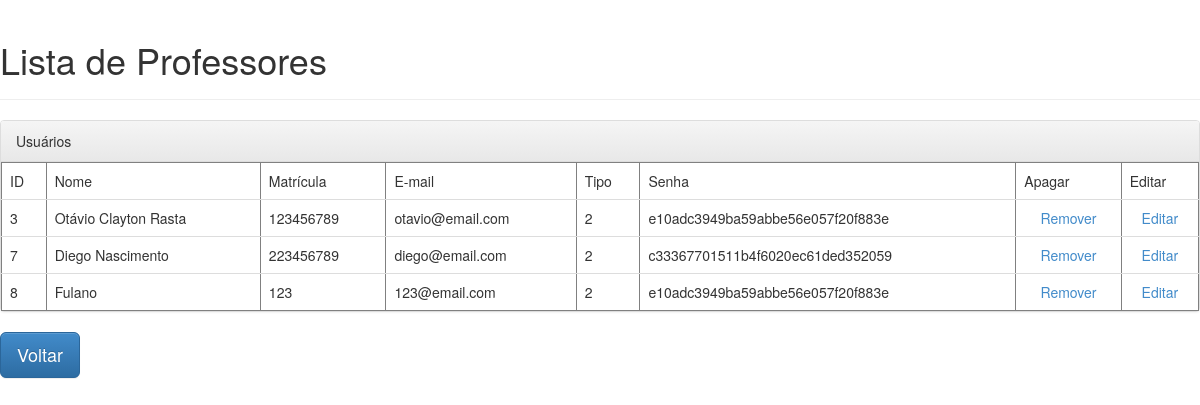
/lista_professor, run on the app's committed database.
### projeto/models.py (models this page shows, shortened)
class Usuario(db.Model):
	__tablename__ = 'usuario'
	_id = db.Column(db.Integer, primary_key=True, autoincrement=True)
	usuario = db.Column(db.String(50), unique=True)
	matricula = db.Column(db.String, unique=True)
	email = db.Column(db.String, unique=True)
	senha = db.Column(db.String(32))
	role = db.Column(db.Integer)
	ativo = db.Column(db.Boolean)

### projeto/views/home.py (the view)
@home.route("/lista_professor")
def lista_professor():
	usuarios = Usuario.query.filter(Usuario.role==2)
	return render_template("home/lista_professor.html", usuarios=usuarios)

### projeto/templates/home/lista_professor.html (shortened to what this page needs)
<!DOCTYPE html>
<html>
	<head>
		<link rel="stylesheet" href="static/css/bootstrap.min.css">
		<link rel="stylesheet" href="static/css/bootstrap-theme.min.css">
	<body>
		<div class="page-header">
			<h1>Lista de Professores</h1>
		</div>
    <div class="panel panel-default">
      <div class="panel-heading">Usuários</div>
        <table class="table" border="1">
          <tr>
          <td>ID</td>
          <td>Nome</td>
          <td>Matrícula</td>
          <td>E-mail</td>
          <td>Tipo</td>
          <td>Senha</td>
          <td>Apagar</td>
          <td>Editar</td>
        </tr>
        {% for usuario in usuarios %}
          <tr>
            <td>{{ usuario._id }}</td>
            <td>{{ usuario.usuario }}</td>
            <td>{{ usuario.matricula }}</td>
            <td>{{ usuario.email }}</td>
            <td>{{ usuario.role }}</td>
            <td>{{ usuario.senha}}</td>
            <td><center><a href="/excluir/{{ usuario._id }}">Remover</a></center></td>
            <td><center><a href="/atualizar/{{ usuario._id }}">Editar</a></center></td>
          </tr>
        {% endfor %}
        </table>
      </div>
		<a class="btn btn-primary btn-lg" href="{{ url_for('home.login') }}" role="button">Voltar</a>
	</body>
</html>

### data on the page
Usuario: _id "3", usuario "Otávio Clayton Rasta", matricula "123456789", email "otavio@email.com", role "2", senha "e10adc3949ba59abbe56e057f20f883e"
Usuario: _id "7", usuario "Diego Nascimento", matricula "223456789", email "diego@email.com", role "2", senha "c33367701511b4f6020ec61ded352059"
Usuario: _id "8", usuario "Fulano", matricula "123", email "123@email.com", role "2", senha "e10adc3949ba59abbe56e057f20f883e"
